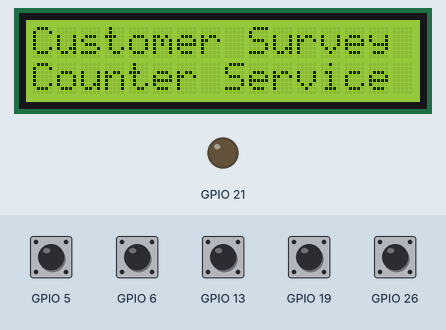
This program was run on a simulated Raspberry Pi (BCM pin numbers). On the bench: 16×2 character LCD, output pins drawn as LEDs (lit = HIGH). The test bench sets the inputs (shaded band); at power-on: GPIO 5, GPIO 6, GPIO 13, GPIO 19, GPIO 26 LOW. The clock reads 2024-03-15 10:24:30 at power-on unless the program sets it; files the program writes start out absent; pins used as bus, display or sensor lines are not drawn; what the program prints to the terminal is not drawn.

Above: at 1.2 s.
1.3 s: GPIO 5 pulled HIGH for 1.35 s
At 3.2 s:
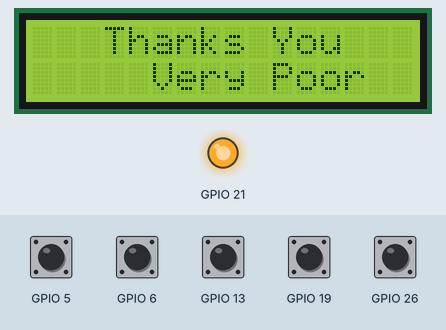
5.0 s: GPIO 6 pulled HIGH for 1.35 s
At 6.6 s:
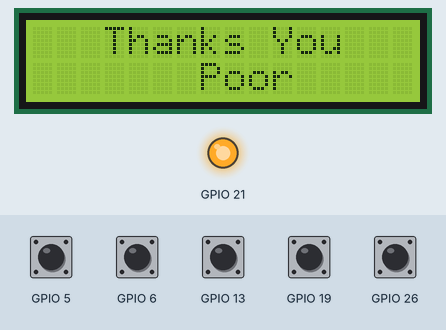
8.4 s: GPIO 13 pulled HIGH for 1.35 s
At 10.0 s:
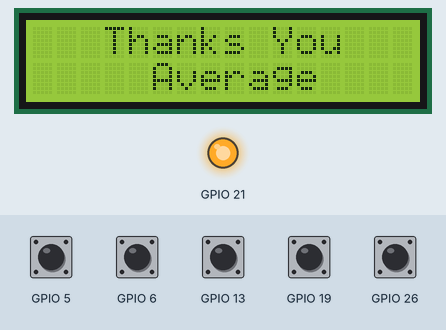
11.8 s: GPIO 19 pulled HIGH for 1.35 s
At 13.4 s:
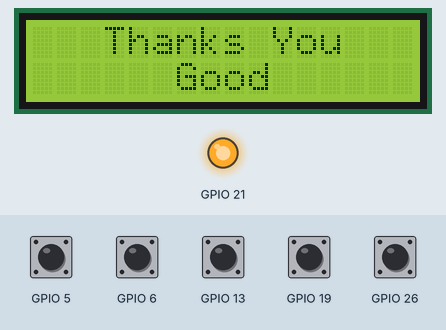
15.3 s: GPIO 26 pulled HIGH for 1.35 s
At 16.8 s:
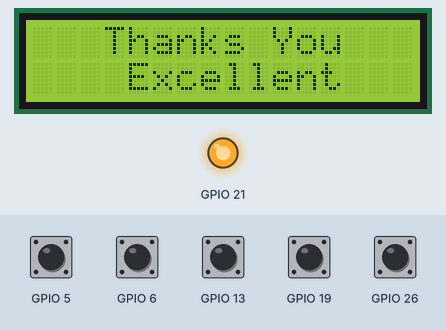
Timing chart, 0 to 18.7 s (numbered marks = the images above; inputs shaded):
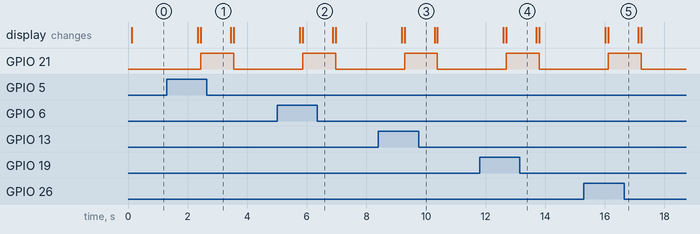

Measured:
- after the input at 1.3 s, GPIO 21: LOW → HIGH after 1.1 s, → LOW 1.1 s later; the display: first changes after 1.0 s (image 1 shows a later state)
- after the input at 5.0 s, GPIO 21: LOW → HIGH after 0.86 s, → LOW 1.1 s later; the display: first changes after 0.76 s (image 2 shows a later state)
- after the input at 8.4 s, GPIO 21: LOW → HIGH after 0.88 s, → LOW 1.1 s later; the display: first changes after 0.78 s (image 3 shows a later state)
- after the input at 11.8 s, GPIO 21: LOW → HIGH after 0.90 s, → LOW 1.1 s later; the display: first changes after 0.80 s (image 4 shows a later state)
- after the input at 15.3 s, GPIO 21: LOW → HIGH after 0.82 s, → LOW 1.1 s later; the display: first changes after 0.72 s (image 5 shows a later state)

The program:

LCD+GPIO.py
```python
# The wiring for the LCD is as follows:
# 1 : GND
# 2 : 5V
# 3 : Contrast (0-5V)*
# 4 : RS (Register Select)
# 5 : R/W (Read Write)       - GROUND THIS PIN
# 6 : Enable or Strobe
# 7 : Data Bit 0             - NOT USED
# 8 : Data Bit 1             - NOT USED
# 9 : Data Bit 2             - NOT USED
# 10: Data Bit 3             - NOT USED
# 11: Data Bit 4
# 12: Data Bit 5
# 13: Data Bit 6
# 14: Data Bit 7
# 15: LCD Backlight +5V**
# 16: LCD Backlight GND

#import

import time
import datetime
import RPi.GPIO as GPIO

#Rating use GPIO 5, 6, 13, 19, 26
#LED output GPIO 21

# Define GPIO to LCD mapping
LCD_RS = 7
LCD_E  = 8
LCD_D4 = 25
LCD_D5 = 24
LCD_D6 = 23
LCD_D7 = 18


# Define some device constants
LCD_WIDTH = 16    # Maximum characters per line
LCD_CHR = True
LCD_CMD = False

LCD_LINE_1 = 0x80 # LCD RAM address for the 1st line
LCD_LINE_2 = 0xC0 # LCD RAM address for the 2nd line

# Timing constants
E_PULSE = 0.0005
E_DELAY = 0.0005

def main():
  # Main program block

  GPIO.setwarnings(False)
  GPIO.setmode(GPIO.BCM)       # Use BCM GPIO numbers
  GPIO.setup(LCD_E, GPIO.OUT)  # E
  GPIO.setup(LCD_RS, GPIO.OUT) # RS
  GPIO.setup(LCD_D4, GPIO.OUT) # DB4
  GPIO.setup(LCD_D5, GPIO.OUT) # DB5
  GPIO.setup(LCD_D6, GPIO.OUT) # DB6
  GPIO.setup(LCD_D7, GPIO.OUT) # DB7
  GPIO.setup(26, GPIO.IN, pull_up_down=GPIO.PUD_DOWN)
  GPIO.setup(19, GPIO.IN, pull_up_down=GPIO.PUD_DOWN)
  GPIO.setup(13, GPIO.IN, pull_up_down=GPIO.PUD_DOWN)
  GPIO.setup(6, GPIO.IN, pull_up_down=GPIO.PUD_DOWN)
  GPIO.setup(5, GPIO.IN, pull_up_down=GPIO.PUD_DOWN)
  GPIO.setup(21, GPIO.OUT)   # set GPIO24 as an output (LED)
  # Initialise display
  lcd_init()
  print("\n    Temperature Data Logger   \n")
  while True:

    # Send some test
    lcd_string("Customer Survey",LCD_LINE_1)
    lcd_string("Counter Service ",LCD_LINE_2)

    #time.sleep(3) # 3 second delay

    #Open Log File

    now = datetime.datetime.now()

    #GPIO.setwarnings(False)
    if GPIO.input(26):
        f=open('tempdata.txt','a')
        outvalue = ("Excellent")
        lcd_string("   Thanks You   ",LCD_LINE_1)
        #lcd_string("    Excellent  ",LCD_LINE_2)
        lcd_string("    "+(outvalue)+" " ,LCD_LINE_2)
        GPIO.output(21, 1)
        timestamp = now.strftime("%Y/%m/%d %H:%M")
        outstring = str(timestamp)+"  "+(outvalue)+"\n"
        print (outstring)
        f.write(outstring)
        f.close()

    elif GPIO.input(19):
        f=open('tempdata.txt','a')
        outvalue = ("Good")
        lcd_string("   Thanks You   ",LCD_LINE_1)
        #lcd_string("      Good      ",LCD_LINE_2)
        lcd_string("      "+(outvalue)+" " ,LCD_LINE_2)
        GPIO.output(21, 1)
        timestamp = now.strftime("%Y/%m/%d %H:%M")
        outstring = str(timestamp)+"  "+(outvalue)+"\n"
        print (outstring)
        f.write(outstring)
        f.close()

    elif GPIO.input(13):
        f=open('tempdata.txt','a')
        outvalue = ("Average")
        lcd_string("   Thanks You   ",LCD_LINE_1)
        #lcd_string("     Average    ",LCD_LINE_2)
        lcd_string("     "+(outvalue)+" " ,LCD_LINE_2)
        GPIO.output(21, 1)
        timestamp = now.strftime("%Y/%m/%d %H:%M")
        outstring = str(timestamp)+"  "+(outvalue)+"\n"
        print (outstring)
        f.write(outstring)
        f.close()

    elif GPIO.input(6): # if port 19 == 1
        f=open('tempdata.txt','a')
        outvalue = ("Poor")
        lcd_string("   Thanks You   ",LCD_LINE_1)
        #lcd_string("      Poor      ",LCD_LINE_2)
        lcd_string("       "+(outvalue)+" " ,LCD_LINE_2)
        GPIO.output(21, 1)         # set port/pin value to 1/HIGH/True
        timestamp = now.strftime("%Y/%m/%d %H:%M")
        outstring = str(timestamp)+"  "+(outvalue)+"\n"
        print (outstring)
        f.write(outstring)
        f.close()

    elif GPIO.input(5): # if port 19 == 1
        f=open('tempdata.txt','a')
        outvalue = ("Very Poor")
        lcd_string("   Thanks You   ",LCD_LINE_1)
        #lcd_string("    Very Poor   ",LCD_LINE_2)
        lcd_string("     "+(outvalue)+" " ,LCD_LINE_2)
        GPIO.output(21, 1)         # set port/pin value to 1/HIGH/True
        timestamp = now.strftime("%Y/%m/%d %H:%M")
        outstring = str(timestamp)+"  "+(outvalue)+"\n"
        print (outstring)
        f.write(outstring)
        f.close()

    else:
        outvalue = (" ")
        GPIO.output(21, 0)         # set port/pin value to 0/LOW/False


    #log temperature every 60 seconds
    time.sleep(1)

def lcd_init():
  # Initialise display
  lcd_byte(0x33,LCD_CMD) # 110011 Initialise
  lcd_byte(0x32,LCD_CMD) # 110010 Initialise
  lcd_byte(0x06,LCD_CMD) # 000110 Cursor move direction
  lcd_byte(0x0C,LCD_CMD) # 001100 Display On,Cursor Off, Blink Off
  lcd_byte(0x28,LCD_CMD) # 101000 Data length, number of lines, font size
  lcd_byte(0x01,LCD_CMD) # 000001 Clear display
  time.sleep(E_DELAY)

def lcd_byte(bits, mode):
  # Send byte to data pins
  # bits = data
  # mode = True  for character
  #        False for command

  GPIO.output(LCD_RS, mode) # RS

  # High bits
  GPIO.output(LCD_D4, False)
  GPIO.output(LCD_D5, False)
  GPIO.output(LCD_D6, False)
  GPIO.output(LCD_D7, False)
  if bits&0x10==0x10:
    GPIO.output(LCD_D4, True)
  if bits&0x20==0x20:
    GPIO.output(LCD_D5, True)
  if bits&0x40==0x40:
    GPIO.output(LCD_D6, True)
  if bits&0x80==0x80:
    GPIO.output(LCD_D7, True)

  # Toggle 'Enable' pin
  lcd_toggle_enable()

  # Low bits
  GPIO.output(LCD_D4, False)
  GPIO.output(LCD_D5, False)
  GPIO.output(LCD_D6, False)
  GPIO.output(LCD_D7, False)
  if bits&0x01==0x01:
    GPIO.output(LCD_D4, True)
  if bits&0x02==0x02:
    GPIO.output(LCD_D5, True)
  if bits&0x04==0x04:
    GPIO.output(LCD_D6, True)
  if bits&0x08==0x08:
    GPIO.output(LCD_D7, True)

  # Toggle 'Enable' pin
  lcd_toggle_enable()

def lcd_toggle_enable():
  # Toggle enable
  time.sleep(E_DELAY)
  GPIO.output(LCD_E, True)
  time.sleep(E_PULSE)
  GPIO.output(LCD_E, False)
  time.sleep(E_DELAY)

def lcd_string(message,line):
  # Send string to display


  message = message.ljust(LCD_WIDTH," ")

  lcd_byte(line, LCD_CMD)

  for i in range(LCD_WIDTH):
    lcd_byte(ord(message[i]),LCD_CHR)

if __name__ == '__main__':

  try:
    main()
  except KeyboardInterrupt:
    pass
  finally:
    lcd_byte(0x01, LCD_CMD)
    lcd_string("Goodbye!",LCD_LINE_1)
    GPIO.cleanup()
```
